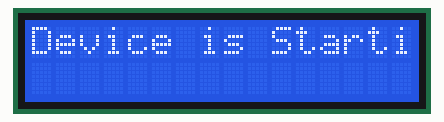
This sketch was run on a simulated ESP32. On the bench: 16×2 character LCD.

Above: at 0.1 s.
At 10.2 s:
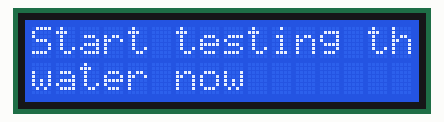

The sketch:

test1_nov23a.ino
```cpp
#include <Wire.h>
#include <LiquidCrystal_I2C.h>

// Initialize the LCD object with I2C address 0x27 and a 16x2 display
LiquidCrystal_I2C lcd(0x27, 16, 2);

void setup() {
  // Initialize Serial Monitor
  Serial.begin(115200);

  // Initialize the LCD
  lcd.init();         // Initialize the LCD for ESP32 (use init() instead of begin())
  lcd.backlight();    // Turn on the backlight

  // Display "Device is Starting" message
  lcd.setCursor(0, 0);
  lcd.print("Device is Starting");

  // Wait for 10 seconds
  delay(10000);  // 10000 milliseconds = 10 seconds

  // Clear the screen and display the next message
  lcd.clear();
  lcd.setCursor(0, 0);
  lcd.print("Start testing the");
  lcd.setCursor(0, 1);  // Move to the second line
  lcd.print("water now");

  // Add your additional setup code here (e.g., sensor initialization)
}

void loop() {
  // Add your loop code here
}
```
